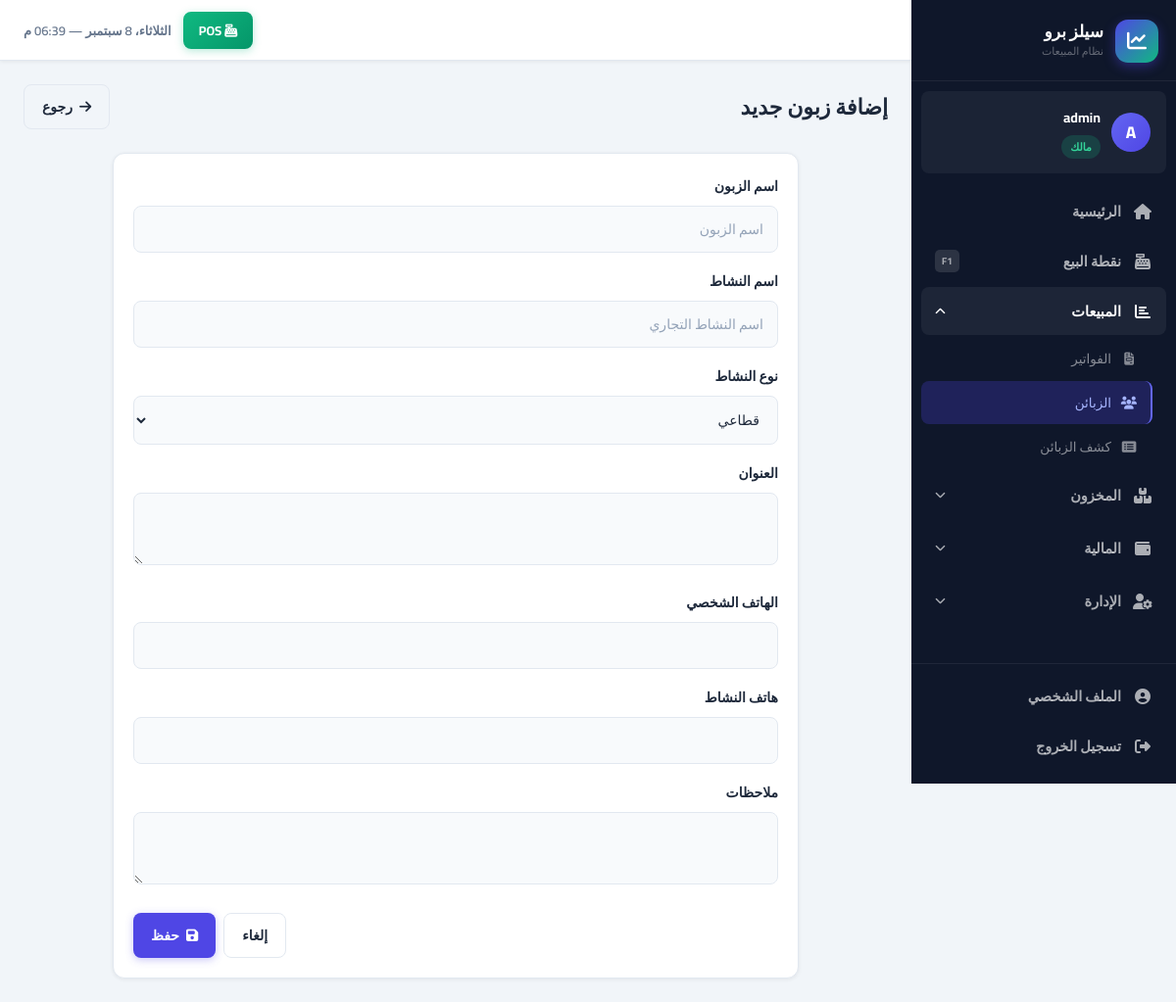
Page /customers/create/ (signed in) on the committed database.
### accounts/models.py (models this page shows, shortened)
class User(AbstractUser):
    role = models.ForeignKey(
        Role, on_delete=models.PROTECT, null=True, blank=True,
        related_name='users', verbose_name='الدور الوظيفي',
        help_text='فارغ لصاحب الحساب الرئيسي فقط'
    )
    parent = models.ForeignKey(
        'self', on_delete=models.CASCADE, null=True, blank=True,
        related_name='employees', verbose_name='المالك الرئيسي'
    )
    phone = models.CharField(max_length=20, blank=True, verbose_name='الهاتف')
    is_active = models.BooleanField(default=True, verbose_name='نشط')
    created_at = models.DateTimeField(auto_now_add=True)
    class Meta:
        verbose_name = 'مستخدم'
        verbose_name_plural = 'المستخدمون'
    def get_owner(self):
        if self.is_owner_account:
            return self
        return self.parent.get_owner()
    @property
    def is_owner_account(self):
        return self.parent_id is None
    def can_manage_users(self):
        return self.is_owner_account or self.has_perm_flag('can_manage_users')
    def has_perm_flag(self, code):
        if self.is_owner_account:
            return True
        if not self.role_id:
            return False
        return getattr(self.role, code, False)
    @property
    def role_label(self):
        if self.is_owner_account:
            return 'مالك'
        return self.role.name if self.role_id else '—'
    @property
    def role_slug(self):
        if self.is_owner_account:
            return 'owner'
        if not self.role_id:
            return 'custom'
        mapping = {'مدير': 'manager', 'كاشير': 'cashier', 'مشاهد': 'viewer'}
        return mapping.get(self.role.name, 'custom')

### customers/views.py (the view)
# urls.py: path('create/', views.customer_create, name='customer_create'),
@login_required
def customer_create(request):
    if not request.user.has_perm_flag('can_add_customer'):
        messages.error(request, 'ليس لديك صلاحية إضافة زبون')
        return redirect('customer_list')
    form = CustomerForm(request.POST or None)
    if form.is_valid():
        customer = form.save(commit=False)
        customer.owner = request.user.get_owner()
        customer.save()
        messages.success(request, f'تم إضافة الزبون {customer.name} بنجاح')
        return redirect('customer_list')
    return render(request, 'customers/form.html', {'form': form, 'title': 'إضافة زبون جديد'})

### customers/forms.py
class CustomerForm(forms.ModelForm):
    class Meta:
        model = Customer
        fields = ['name', 'business_name', 'activity_type', 'address', 'personal_phone', 'business_phone', 'notes']
        widgets = {
            'name': forms.TextInput(attrs={'class': 'form-control', 'placeholder': 'اسم الزبون'}),
            'business_name': forms.TextInput(attrs={'class': 'form-control', 'placeholder': 'اسم النشاط التجاري'}),
            'activity_type': forms.Select(attrs={'class': 'form-select'}),
            'address': forms.Textarea(attrs={'class': 'form-control', 'rows': 2}),
            'personal_phone': forms.TextInput(attrs={'class': 'form-control'}),
            'business_phone': forms.TextInput(attrs={'class': 'form-control'}),
            'notes': forms.Textarea(attrs={'class': 'form-control', 'rows': 2}),
        }

### core/context_processors.py (called while the page is built)
def global_context(request):
    context = {}
    if request.user.is_authenticated:
        owner = request.user.get_owner()
        low_stock_count = Product.objects.filter(
            owner=owner,
            current_stock__lte=F('min_stock')
        ).count()
        context['low_stock_count'] = low_stock_count
        context['current_user'] = request.user
    return context

### templates/customers/form.html (shortened to what this page needs)
{% extends 'base/base.html' %}
{% block content %}
<div class="page-header">
    <div>
        <h1 class="page-title">{{ title }}</h1>
    </div>
    <div class="page-actions">
        <a href="javascript:history.back()" class="btn btn-outline"><i class="fas fa-arrow-right"></i> رجوع</a>
    </div>
</div>
<div class="card" style="max-width:700px; margin:0 auto;">
    <div class="card-body">
        <form method="post">
            {% for field in form %}
            <div class="form-group">
                <label class="form-label">{{ field.label }}</label>
                {{ field }}
            </div>
            {% endfor %}
            <div style="display:flex;gap:8px;justify-content:flex-end;margin-top:20px;">
                <a href="javascript:history.back()" class="btn btn-outline">إلغاء</a>
                <button type="submit" class="btn btn-primary"><i class="fas fa-save"></i> حفظ</button>
            </div>
        </form>
    </div>
</div>
{% endblock %}

### templates/base/base.html (shortened to what this page needs)
<!DOCTYPE html>
<html lang="ar" dir="rtl">
<head>
    <link rel="stylesheet" href="https://cdnjs.cloudflare.com/ajax/libs/font-awesome/6.5.0/css/all.min.css">
    <link rel="stylesheet" href="/static/css/main.css">
</head>
<body>
{% if user.is_authenticated %}
<aside class="sidebar" id="sidebar">
    <div class="sb-brand">
        <div class="sb-logo"><i class="fas fa-chart-line"></i></div>
        <div>
            <div class="sb-name">سيلز برو</div>
            <div class="sb-sub">نظام المبيعات</div>
        </div>
    </div>
    <div class="sb-user">
        <div class="sb-avatar">{{ user.first_name.0|default:user.username.0|upper }}</div>
        <div class="sb-user-info">
            <span class="sb-user-name">{{ user.get_full_name|default:user.username }}</span>
            <span class="sb-role role-{{ user.role_slug }}">{{ user.role_label }}</span>
        </div>
    </div>
    <nav class="sb-nav">
        <a href="/dashboard/" class="sb-link {% if request.path == '/dashboard/' %}active{% endif %}">
            <span class="sb-icon"><i class="fas fa-home"></i></span>
            <span>الرئيسية</span>
        </a>
        <a href="/pos/" class="sb-link sb-pos {% if '/pos/' in request.path %}active{% endif %}">
            <span class="sb-icon"><i class="fas fa-cash-register"></i></span>
            <span>نقطة البيع</span>
            <span class="sb-key">F1</span>
        </a>
        <div class="sb-group">
            <button class="sb-group-btn {% if '/sales/' in request.path or '/customers/' in request.path %}open{% endif %}"
                    onclick="toggleGroup(this)">
                <span class="sb-icon"><i class="fas fa-chart-bar"></i></span>
                <span>المبيعات</span>
                <i class="fas fa-chevron-down sb-arrow"></i>
            </button>
            <div class="sb-group-items {% if '/sales/' in request.path or '/customers/' in request.path %}show{% endif %}">
                <a href="/sales/" class="sb-sub-link {% if '/sales/' in request.path %}active{% endif %}">
                    <i class="fas fa-file-invoice"></i> الفواتير
                </a>
                <a href="/customers/" class="sb-sub-link {% if '/customers/' in request.path and 'statement' not in request.path %}active{% endif %}">
                    <i class="fas fa-users"></i> الزبائن
                </a>
                <a href="/customers/statement/" class="sb-sub-link {% if 'statement' in request.path %}active{% endif %}">
                    <i class="fas fa-list-alt"></i> كشف الزبائن
                </a>
            </div>
        </div>
        <div class="sb-group">
            <button class="sb-group-btn {% if '/inventory/' in request.path %}open{% endif %}"
                    onclick="toggleGroup(this)">
                <span class="sb-icon"><i class="fas fa-boxes"></i></span>
                <span>المخزون</span>
                <i class="fas fa-chevron-down sb-arrow"></i>
            </button>
        </div>
        <div class="sb-group">
            <button class="sb-group-btn {% if '/expenses/' in request.path or '/reports/' in request.path %}open{% endif %}"
                    onclick="toggleGroup(this)">
                <span class="sb-icon"><i class="fas fa-wallet"></i></span>
                <span>المالية</span>
                <i class="fas fa-chevron-down sb-arrow"></i>
            </button>
        </div>
        {% if user.can_manage_users %}
        <div class="sb-group">
            <button class="sb-group-btn {% if '/accounts/users' in request.path or '/accounts/roles' in request.path %}open{% endif %}"
                    onclick="toggleGroup(this)">
                <span class="sb-icon"><i class="fas fa-user-cog"></i></span>
                <span>الإدارة</span>
                <i class="fas fa-chevron-down sb-arrow"></i>
            </button>
        </div>
        {% endif %}
    </nav>
    <div class="sb-footer">
        <a href="/accounts/profile/" class="sb-link {% if '/accounts/profile/' in request.path %}active{% endif %}">
            <span class="sb-icon"><i class="fas fa-user-circle"></i></span>
            <span>الملف الشخصي</span>
        </a>
        <a href="/accounts/logout/" class="sb-link sb-logout">
            <span class="sb-icon"><i class="fas fa-sign-out-alt"></i></span>
            <span>تسجيل الخروج</span>
        </a>
    </div>
</aside>
<div class="main-wrapper">
    <header class="topbar">
        <div class="topbar-end">
            <a href="/pos/" class="topbar-pos"><i class="fas fa-cash-register"></i> POS</a>
            <div class="topbar-clock" id="topbarClock"></div>
        </div>
    </header>
    <main class="page-content">
        {% block content %}{% endblock %}
    </main>
</div>
{% else %}
{% block auth_content %}{% endblock %}
{% endif %}
</body>
</html>

### rows in the picture
User: first_name.0 "A", get_full_name "admin", role_label "مالك"

### other values in the picture
{{ title }} "إضافة زبون جديد"
{{ field.label }} "اسم الزبون" "اسم النشاط" "نوع النشاط" "العنوان" "الهاتف الشخصي" "هاتف النشاط" "ملاحظات"
